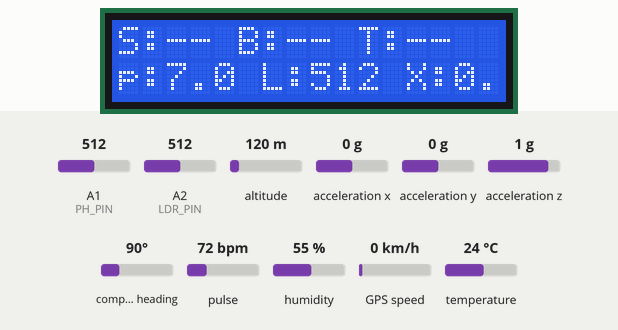
Recording of a sketch running on a simulated Arduino Mega 2560, built for the host (arithmetic inside an expression is 32-bit, double 64-bit). Parts: 16×2 character LCD. The inputs (shaded band) are chosen by the test bench; at power-on: pulse 72 bpm, A1 (PH_PIN) = 512, A2 (LDR_PIN) = 512, acceleration x 0 g, temperature 24 °C, altitude 120 m, acceleration y 0 g, acceleration z 1 g, compass heading 90°, humidity 55 %, GPS speed 0 km/h. EEPROM starts erased; the GPS gets a fix after 3 s at 37.7749, -122.4194 with 8 satellites; what the sketch prints to the serial monitor is not drawn.

Above: at 2.1 s.
2.2 s: pulse set to 42 bpm
At 6.6 s:
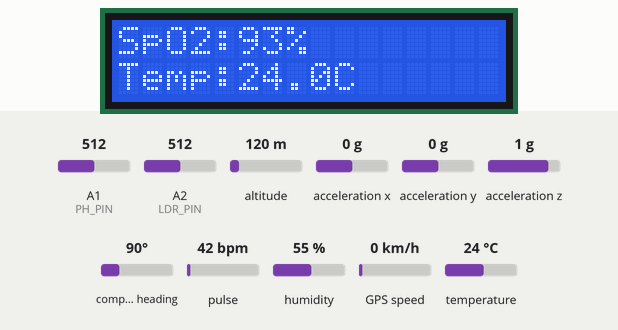
8.7 s: A1 (PH_PIN) set to 50
At 12.0 s:
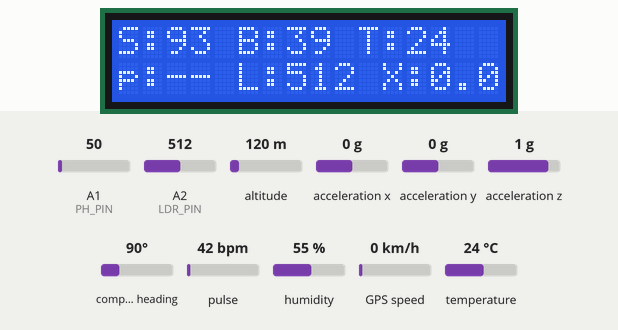
13.8 s: A2 (LDR_PIN) set to 30
At 15.0 s:
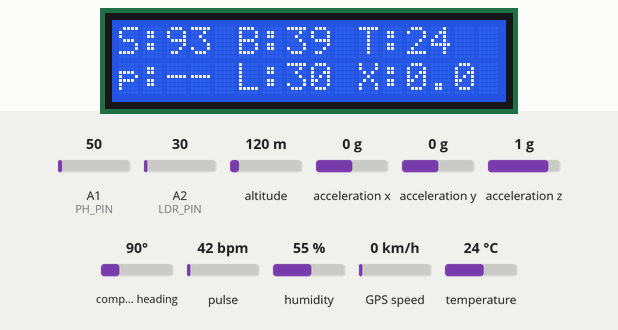
16.9 s: acceleration x set to -1.4 g
At 21.3 s:
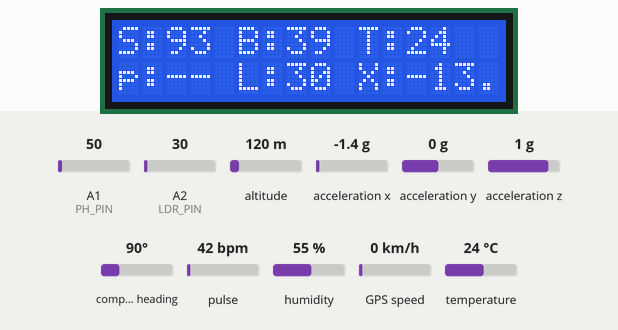
23.1 s: temperature set to 12 °C
At 25.8 s:
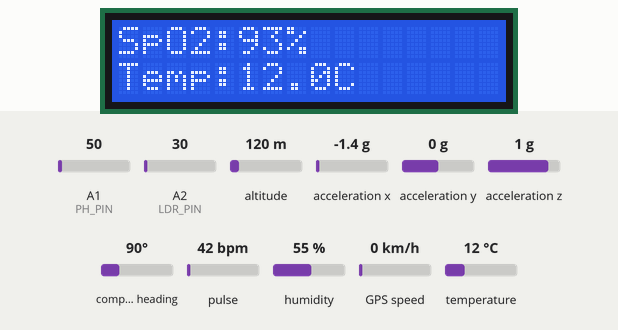
27.7 s: temperature set to 0 °C
At 30.5 s:
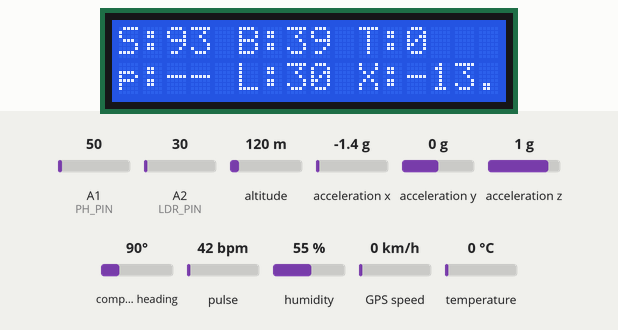
Timing chart, 0 to 32.0 s (numbered marks = the images above; inputs shaded):
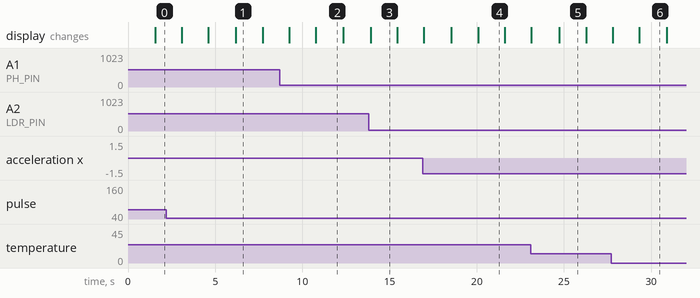

The sketch:

arduino.ino
```cpp
#include "config.h"
#include <DHT.h>
#include <Wire.h>
#include "filters.h"
#include <MAX30105.h>
#include <TinyGPS++.h>
#include <LiquidCrystal.h>
#include <SoftwareSerial.h>
#include <Adafruit_Sensor.h>
#include <Adafruit_ADXL345_U.h>
#include <EEPROM.h>
// DIAGNOSTIC BUILD — MAX30102 I2C scan + raw IR/RED output enabled
#define DEBUG_MAX30102 1 // Set to 1 to enable MAX30102 debug output

//---------------- GPS + GSM (Using Mega Hardware Serials) ----------------

#define GPS_SERIAL Serial1 // Pins 19 (RX1), 18 (TX1)
#define GSM_SERIAL Serial2 // Pins 17 (RX2), 16 (TX2)
TinyGPSPlus gps;

String LAT = "0.000000";
String LON = "0.000000";
unsigned long last_sms_time = 0;
const unsigned long SMS_COOLDOWN = 60000; // 60 seconds cooldown

// ---------- pH Analog Sensor ----------
#define PH_PIN A1
#define EEPROM_PH_ADDR 0

struct PHCalibration {
  float voltage4;
  float voltage7;
  int magic; // 0x5048 (PH)
};

PHCalibration ph_calibration;
MovingAverageFilter<10> averager_ph;

int ph_raw = 0;
float ph_voltage = 0.0;
float ph_value = 0.0;
bool ph_valid = false;

// ---------- LDR ----------
#define LDR_PIN A2
int ldrValue = 0;
bool ldr_valid = false;

// ---------- DHT11 ----------
#define DHTPIN 42
#define DHTTYPE DHT11

DHT dht(DHTPIN, DHTTYPE);

float temperature = NAN;
float humidity = NAN;
bool dht_valid = false;
float dht_sensor_quality = 1.0;
unsigned long dht_last_successful_read = 0;
int dht_consecutive_failures = 0;

// ---------- MAX30102 ----------
MAX30105 particleSensor;
const float kSamplingFrequency = 400.0;
bool max_valid = false;

// Finger Detection Threshold and Cooldown
// Raised from 5000; lower to 3000 if still no contact detected
const unsigned long kFingerThreshold = 10000;
const unsigned int kFingerCooldownMs = 100;

// Edge Detection Threshold
const float kEdgeThreshold = -800.0;

// Filters
const float kLowPassCutoff = 5.0;
const float kHighPassCutoff = 0.5;

// Averaging
const int kAveragingSamples = 5;

// ---------- ADXL345 ----------
Adafruit_ADXL345_Unified accel = Adafruit_ADXL345_Unified(12345);
bool adxl_valid = false;
float xValue = 0;
float yValue = 0;
float zValue = 0;

// ---------- LCD ----------
// RS, EN, D4, D5, D6, D7
LiquidCrystal lcd(30, 32, 34, 36, 38, 40);
bool lcd_showing_waiting = false;

int displayBPM = 0;
int displaySpO2 = 0;
float displayBPMQuality = 0.0;
float displaySpO2Quality = 0.0;
bool displayBPMValid = false;
bool displaySpO2Valid = false;
String displayState = "NO_SENSOR";

unsigned long last_data_sent = 0;

// Filter Instances

LowPassFilter low_pass_filter_red(kLowPassCutoff, kSamplingFrequency);
LowPassFilter low_pass_filter_ir(kLowPassCutoff, kSamplingFrequency);
HighPassFilter high_pass_filter(kHighPassCutoff, kSamplingFrequency);
Differentiator differentiator(kSamplingFrequency);
MovingAverageFilter<kAveragingSamples> averager_bpm;
MovingAverageFilter<kAveragingSamples> averager_r;
MovingAverageFilter<kAveragingSamples> averager_spo2;

MinMaxAvgStatistic stat_red;
MinMaxAvgStatistic stat_ir;

float kSpO2_A = 1.5958422;
float kSpO2_B = -34.6596622;
float kSpO2_C = 112.6898759;

long last_heartbeat = 0;
long finger_timestamp = 0;
bool finger_detected = false;

float last_diff = NAN;
bool crossed = false;
long crossed_time = 0;

void i2c_scan() {
  Serial.println("[I2C] Scanning...");
  int count = 0;
  for (byte addr = 1; addr < 127; addr++) {
    Wire.beginTransmission(addr);
    if (Wire.endTransmission() == 0) {
      Serial.print("[I2C] Found device at 0x");
      if (addr < 16) Serial.print("0");
      Serial.println(addr, HEX);
      count++;
    }
  }
  if (count == 0) {
    Serial.println("[I2C] No devices found — check SDA/SCL wiring");
  }
  Wire.beginTransmission(0x57);
  bool has_max = (Wire.endTransmission() == 0);
  if (has_max) {
    Serial.println("[MAX30102] Device detected: YES at 0x57");
  } else {
    Serial.println("[MAX30102] Device detected: NO");
    Serial.println("[MAX30102] Arduino Mega I2C: SDA=Pin20, SCL=Pin21");
    Serial.println("[MAX30102] Check VCC(3.3V/5V), GND, SDA, SCL connections");
  }
}

void setup() {
  Serial.begin(9600);
  GPS_SERIAL.begin(9600);
  GSM_SERIAL.begin(9600);

  lcd.begin(16, 2);
  lcd.clear();
  lcd.setCursor(0, 0);
  lcd.print("SMART CATTLE");
  lcd.setCursor(0, 1);
  lcd.print("WAITING DATA...");
  lcd_showing_waiting = true;

  Wire.begin();
  Serial.println("[MAX30102] Initializing...");
  i2c_scan();

  if (!particleSensor.begin(Wire, I2C_SPEED_FAST)) {
    max_valid = false;
    Serial.println("[MAX30102] FAILED TO INITIALIZE — HR/SpO2 will be null");
    Serial.println("[MAX30102] Fix wiring, then re-upload");
  } else {
    byte ledBrightness = 60;
    byte sampleAverage = 4;
    byte ledMode = 2;       // 2 = Red + IR
    int sampleRate = 400;
    int pulseWidth = 411;
    int adcRange = 16384;
    particleSensor.setup(ledBrightness, sampleAverage, ledMode, sampleRate, pulseWidth, adcRange);
    particleSensor.setPulseAmplitudeRed(0x1F);
    particleSensor.setPulseAmplitudeIR(0x1F);
    max_valid = true;
    Serial.println("[MAX30102] INITIALIZED OK");
    Serial.print("[MAX30102 CONFIG] LED="); Serial.print(ledBrightness);
    Serial.print(" Rate="); Serial.print(sampleRate);
    Serial.print(" PW="); Serial.print(pulseWidth);
    Serial.print(" ADC="); Serial.println(adcRange);
  }

  if (accel.begin()) {
    adxl_valid = true;
    accel.setRange(ADXL345_RANGE_2_G);
    Serial.println("[ADXL345] Initialized");
  } else {
    adxl_valid = false;
    Serial.println("[ADXL345] Not found");
  }

  dht.begin();
  Serial.println("[DHT11] Initialized");
  Serial.println("[LDR] Initialized");
  EEPROM.get(EEPROM_PH_ADDR, ph_calibration);
  if (ph_calibration.magic != 0x5048) {
    ph_calibration.voltage4 = 3.0;
    ph_calibration.voltage7 = 2.5;
    ph_calibration.magic = 0x5048;
    EEPROM.put(EEPROM_PH_ADDR, ph_calibration);
    Serial.println("[pH] Loaded default calibration");
  } else {
    Serial.println("[pH] Loaded calibration from EEPROM");
  }
  averager_ph.reset();
  Serial.println("[pH] Initialized");
  Serial.println("[GPS] Initialized");
  Serial.println("[GSM] Initialized");
}

void loop() {
  // ---------- ADXL345 Read ----------
  if (adxl_valid) {
    sensors_event_t event;
    accel.getEvent(&event);
    xValue = event.acceleration.x;
    yValue = event.acceleration.y;
    zValue = event.acceleration.z;
  }

  // ---------- DHT11 Read ----------
  static unsigned long lastDhtRead = 0;
  if (millis() - lastDhtRead >= 2000) {
    float temp = dht.readTemperature();
    float hum = dht.readHumidity();

    if (isnan(temp) || isnan(hum)) {
      dht_valid = false;
      dht_consecutive_failures++;
      dht_sensor_quality = 0.0;
      temperature = NAN;
      humidity = NAN;
    } else {
      if (temp >= -20.0 && temp <= 60.0 && hum >= 0.0 && hum <= 100.0) {
        dht_valid = true;
        dht_consecutive_failures = 0;
        dht_sensor_quality = 1.0;
        dht_last_successful_read = millis();
        temperature = temp;
        humidity = hum;
      } else {
        dht_valid = false;
        dht_consecutive_failures++;
        dht_sensor_quality = 0.5; // Out of bounds but responding
        temperature = NAN;
        humidity = NAN;
      }
    }
    lastDhtRead = millis();
  }

  // ---------- LDR Read ----------
  ldrValue = analogRead(LDR_PIN);
  ldr_valid = true; // LDR is analog, usually valid

  // ---------- GPS Read ----------
  smartDelay(50);
  if (gps.location.isValid()) {
    LAT = String(gps.location.lat(), 6);
    LON = String(gps.location.lng(), 6);
  }

  // ---------- pH Read ----------
  ph_raw = analogRead(PH_PIN);
  float raw_voltage = ph_raw * (5.0 / 1023.0);

  // Smoothing/Filtering
  ph_voltage = averager_ph.process(raw_voltage);

  // Detect disconnected sensor (e.g., < 0.1V or > 4.9V)
  if (ph_voltage < 0.1 || ph_voltage > 4.9) {
    ph_valid = false;
    ph_value = NAN;
  } else {
    // 2-point calibration formula
    float diff = ph_calibration.voltage7 - ph_calibration.voltage4;
    if (abs(diff) < 0.01) diff = -0.5; // Failsafe against division by zero
    float slope = (7.0 - 4.0) / diff;
    float intercept = 7.0 - slope * ph_calibration.voltage7;
    ph_value = slope * ph_voltage + intercept;

    // Validate range
    if (ph_value >= 0.0 && ph_value <= 14.0) {
      ph_valid = true;
    } else {
      ph_valid = false;
    }
  }


  // ---------- MAX30102 Read ----------
  static unsigned long last_raw_print = 0;
  if (max_valid) {
    particleSensor.check();
    float current_value_red = particleSensor.getRed();
    float current_value_ir  = particleSensor.getIR();

    // 4. Contact/finger/probe detection
    bool has_contact = (current_value_ir > kFingerThreshold && current_value_red > kFingerThreshold);

    if (!has_contact) {
        displayState = "NO_CONTACT";
    } else if (displayState == "NO_SENSOR" || displayState == "NO_CONTACT") {
        displayState = "PROCESSING";
    }

#if DEBUG_MAX30102
    if (millis() - last_raw_print >= 2000) {
      last_raw_print = millis();
      Serial.print("[MAX30102] IR=");
      Serial.print((long)current_value_ir);
      Serial.print(" RED=");
      Serial.println((long)current_value_red);
      Serial.print("[MAX30102 CONTACT] Contact=");
      Serial.println(has_contact ? "YES" : "NO (place sensor on skin/vein)");
    }
#endif

    if (has_contact) {
      if (millis() - finger_timestamp > kFingerCooldownMs) {
        finger_detected = true;
      }
    } else {
      differentiator.reset();
      averager_bpm.reset();
      averager_r.reset();
      averager_spo2.reset();
      low_pass_filter_red.reset();
      low_pass_filter_ir.reset();
      high_pass_filter.reset();
      stat_red.reset();
      stat_ir.reset();
      finger_detected = false;
      finger_timestamp = millis();
      displayBPM = 0;
      displaySpO2 = 0;
      displayBPMValid = false;
      displaySpO2Valid = false;
      displayBPMQuality = 0.0;
      displaySpO2Quality = 0.0;
    }

    if (finger_detected) {
      // 5. Noise filtering
      current_value_red = low_pass_filter_red.process(current_value_red);
      current_value_ir  = low_pass_filter_ir.process(current_value_ir);
      stat_red.process(current_value_red);
      stat_ir.process(current_value_ir);

      float current_value = high_pass_filter.process(current_value_red);
      float current_diff  = differentiator.process(current_value);

      if (!isnan(current_diff) && !isnan(last_diff)) {
        if (last_diff > 0 && current_diff < 0) {
          crossed = true;
          crossed_time = millis();
        }
        if (current_diff > 0) {
          crossed = false;
        }
        // 6. Beat detection
        if (crossed && current_diff < kEdgeThreshold) {
          if (last_heartbeat != 0 && crossed_time - last_heartbeat > 100) {
            // 7. BPM calculation
            int bpm = 60000 / (crossed_time - last_heartbeat);

            // 2. IR signal quality & 3. RED signal quality
            float red_ac = stat_red.maximum() - stat_red.minimum();
            float red_dc = stat_red.average();
            float ir_ac  = stat_ir.maximum()  - stat_ir.minimum();
            float ir_dc  = stat_ir.average();

            // Avoid division by zero
            if (red_dc > 0.1 && ir_dc > 0.1) {
              float rred = red_ac / red_dc;
              float rir  = ir_ac  / ir_dc;
              float r    = rred / rir;

              // 8. SpO₂ calculation
              float spo2 = kSpO2_A * r * r + kSpO2_B * r + kSpO2_C;

              if (spo2 > 100) spo2 = 100;
              if (spo2 < 0)   spo2 = 0;

              // 11. Signal quality score
              // Calculate basic signal quality based on AC amplitude (should be prominent but not clipped)
              float quality = 1.0;
              if (red_ac < 100 || ir_ac < 100) quality -= 0.5; // noisy/weak signal
              if (red_ac > 30000 || ir_ac > 30000) quality -= 0.5; // clipping
              if (quality < 0.0) quality = 0.0;

              // 9. BPM validity & 10. SpO₂ validity
              bool is_bpm_valid = (bpm > 20 && bpm < 300) && (quality > 0.3);
              bool is_spo2_valid = (spo2 > 50 && spo2 <= 100) && (quality > 0.3);

              if (is_bpm_valid && is_spo2_valid) {
                displayState = "VALID";
                displayBPM  = bpm;
                displaySpO2 = (int)spo2;
                displayBPMValid = true;
                displaySpO2Valid = true;
                displayBPMQuality = quality;
                displaySpO2Quality = quality;

#if DEBUG_MAX30102
                Serial.print("[HR] Valid pulse BPM=");
                Serial.print(displayBPM);
                Serial.print(" Q=");
                Serial.println(quality);
                Serial.print("[SpO2] Valid SpO2=");
                Serial.print(displaySpO2);
                Serial.print("% Q=");
                Serial.println(quality);
#endif
              } else {
                if (red_ac < 100 || ir_ac < 100) {
                  displayState = "LOW_SIGNAL";
                } else {
                  displayState = "UNSTABLE";
                }
                displayBPMValid = false;
                displaySpO2Valid = false;
                displayBPMQuality = quality;
                displaySpO2Quality = quality;
#if DEBUG_MAX30102
                Serial.println("[MAX30102] Signal invalid or noisy, values set to null");
#endif
              }
            }
          }
          stat_red.reset();
          stat_ir.reset();
        }
        crossed = false;
        last_heartbeat = crossed_time;
      }
      last_diff = current_diff;
    }
  }

  // ---------- Send Data Every 1.5 Seconds ----------
  if (millis() - last_data_sent > 1500) {
    last_data_sent = millis();

    // 1. Update LCD
    static bool show_page_1 = true;
    lcd_showing_waiting = false;
    lcd.clear();
    lcd.setCursor(0, 0);

    if (show_page_1) {
      lcd.print("S:");
      if (max_valid && finger_detected && displaySpO2 > 0) lcd.print(displaySpO2);
      else lcd.print("--");

      lcd.print(" B:");
      if (max_valid && finger_detected && displayBPM > 0) lcd.print(displayBPM);
      else lcd.print("--");

      lcd.print(" T:");
      if (dht_valid) lcd.print((int)temperature);
      else lcd.print("--");

      lcd.setCursor(0, 1);
      lcd.print("p:");
      if (ph_valid) lcd.print(ph_value, 1);
      else lcd.print("--");

      lcd.print(" L:");
      if (ldr_valid) {
        int dispLdr = ldrValue > 999 ? 999 : ldrValue;
        lcd.print(dispLdr);
      }
      else lcd.print("--");

      lcd.print(" X:");
      if (adxl_valid) lcd.print(xValue, 1);
      else lcd.print("--");
    } else {
      lcd.print("SpO2:");
      if (max_valid && finger_detected && displaySpO2 > 0) lcd.print(displaySpO2);
      else lcd.print("--");
      lcd.print("%");

      lcd.setCursor(0, 1);
      lcd.print("Temp:");
      if (dht_valid) lcd.print(temperature, 1);
      else lcd.print("--");
      lcd.print("C");
    }
    show_page_1 = !show_page_1;

    // 2. Build JSON
    static unsigned long sequence_counter = 0;
    sequence_counter++;

    String json = "{";
    json += "\"protocol_version\":1,";
    json += "\"device_id\":\"SC-001\",";
    json += "\"sequence\":" + String(sequence_counter) + ",";
    json += "\"timestamp\":" + String(millis()) + ",";

    // MAX30102 — null when no valid reading, never fake
    bool hr_ok   = max_valid && finger_detected && displayBPMValid;
    bool spo2_ok = max_valid && finger_detected && displaySpO2Valid;

    if (!max_valid) displayState = "NO_SENSOR";
    json += "\"max_state\":\"" + displayState + "\",";

    json += spo2_ok ? ("\"spo2\":" + String(displaySpO2) + ",") : "\"spo2\":null,";
    json += "\"spo2_valid\":" + String(spo2_ok ? "true" : "false") + ",";
    json += "\"spo2_quality\":" + String(displaySpO2Quality, 2) + ",";

    json += hr_ok   ? ("\"bpm\":"  + String(displayBPM)  + ",") : "\"bpm\":null,";
    json += "\"bpm_valid\":" + String(hr_ok ? "true" : "false") + ",";
    json += "\"bpm_quality\":" + String(displayBPMQuality, 2) + ",";


    // DHT11
    if (dht_valid) {
      json += "\"temperature\":" + String(temperature, 1) + ",";
      json += "\"temperature_valid\":true,";
      json += "\"humidity\":" + String(humidity, 1) + ",";
      json += "\"humidity_valid\":true,";
    } else {
      json += "\"temperature\":null,";
      json += "\"temperature_valid\":false,";
      json += "\"humidity\":null,";
      json += "\"humidity_valid\":false,";
    }
    json += "\"sensor_quality\":" + String(dht_sensor_quality, 2) + ",";
    json += "\"last_successful_read\":" + String(dht_last_successful_read) + ",";

    // ADXL345
    if (adxl_valid) {
      json += "\"mems_x\":" + String(xValue, 1) + ",";
      json += "\"mems_y\":" + String(yValue, 1) + ",";
      json += "\"mems_z\":" + String(zValue, 1) + ",";
      json += "\"mems_valid\":true,";
    } else {
      json += "\"mems_x\":null,";
      json += "\"mems_y\":null,";
      json += "\"mems_z\":null,";
      json += "\"mems_valid\":false,";
    }

    // pH
    if (ph_valid) {
      json += "\"ph\":" + String(ph_value, 2) + ",";
      json += "\"ph_valid\":true,";
    } else {
      json += "\"ph\":null,";
      json += "\"ph_valid\":false,";
    }

    // LDR
    if (ldr_valid) {
      json += "\"ldr\":" + String(ldrValue) + ",";
      json += "\"ldr_valid\":true,";
    } else {
      json += "\"ldr\":null,";
      json += "\"ldr_valid\":false,";
    }

    // GPS
    json += "\"gps_valid\":" + String(gps.location.isValid() ? "true" : "false") + ",";
    json += "\"gps_lat\":" + LAT + ",";
    json += "\"gps_lon\":" + LON + ",";
    json += "\"gps_satellites\":" + String(gps.satellites.isValid() ? gps.satellites.value() : 0);

    json += "}";
    Serial.println(json);
  }

  // ---------- RECEIVE ML RESULT OR COMMANDS FROM PYTHON ----------
  if (Serial.available()) {
    String data = Serial.readStringUntil('\n');
    data.trim();

    if (data.startsWith("CAL_PH:")) {
      int commaIdx = data.indexOf(',');
      if (commaIdx != -1) {
        float v4 = data.substring(7, commaIdx).toFloat();
        float v7 = data.substring(commaIdx + 1).toFloat();
        if (v4 > 0 && v7 > 0 && v4 != v7) {
          ph_calibration.voltage4 = v4;
          ph_calibration.voltage7 = v7;
          ph_calibration.magic = 0x5048;
          EEPROM.put(EEPROM_PH_ADDR, ph_calibration);
          Serial.println("[pH] Calibration updated and saved to EEPROM");
        } else {
          Serial.println("[pH] Calibration failed: invalid voltages");
        }
      }
    } else if (data.indexOf("a") != -1 && data.indexOf("b") != -1) {
      int spo2Alert = data.substring(data.indexOf("a") + 1, data.indexOf("b")).toInt();
      int bpmAlert = data.substring(data.indexOf("b") + 1, data.indexOf("c")).toInt();
      int tempAlert = data.substring(data.indexOf("c") + 1, data.indexOf("d")).toInt();
      int memsAlert = data.substring(data.indexOf("d") + 1, data.indexOf("e")).toInt();
      int phAlert = data.substring(data.indexOf("e") + 1, data.indexOf("f")).toInt();
      int ldrAlert = data.substring(data.indexOf("f") + 1, data.indexOf("g")).toInt();

      if (spo2Alert == 0) {
        lcd.clear(); lcd.print("SpO2 Abnormal"); sendSMS("SpO2 Abnormal"); delay(2000);
      } else if (bpmAlert == 0) {
        lcd.clear(); lcd.print("BPM Abnormal"); sendSMS("BPM Abnormal"); delay(2000);
      } else if (tempAlert == 0) {
        lcd.clear(); lcd.print("Temp Abnormal"); sendSMS("Temp Abnormal"); delay(2000);
      } else if (memsAlert == 0) {
        lcd.clear(); lcd.print("Fall Detected"); sendSMS("Fall Detected"); delay(2000);
      } else if (phAlert == 0) {
        lcd.clear(); lcd.print("pH Abnormal"); sendSMS("ph Abnormal"); delay(2000);
      } else if (ldrAlert == 0) {
        lcd.clear(); lcd.print("Milk Adultration"); sendSMS("Milk mixed water"); delay(2000);
      }
    }
  }
}

static void smartDelay(unsigned long ms) {
  unsigned long start = millis();
  do {
    while (GPS_SERIAL.available())
      gps.encode(GPS_SERIAL.read());
  } while (millis() - start < ms);
}

void sendSMS(String msg) {
  if (millis() - last_sms_time < SMS_COOLDOWN && last_sms_time != 0) {
    Serial.println("{\"event\":\"sms_delivery\",\"status\":\"cooldown\",\"message\":\"Skipped due to cooldown\"}");
    return;
  }

  GSM_SERIAL.println("AT"); delay(1000);
  GSM_SERIAL.println("AT+CMGF=1"); delay(500);
  GSM_SERIAL.print("AT+CMGS=\"");
  GSM_SERIAL.print(SMS_PHONE_NUMBER);
  GSM_SERIAL.println("\""); delay(500);

  GSM_SERIAL.print("ALERT: ");
  GSM_SERIAL.println(msg);
  GSM_SERIAL.print("CATTLE ID: ");
  GSM_SERIAL.println(CATTLE_ID);

  if (gps.location.isValid()) {
    GSM_SERIAL.println("Location: https://maps.google.com/?q=" + LAT + "," + LON);
  } else {
    GSM_SERIAL.println("Location: GPS signal lost.");
  }

  GSM_SERIAL.write(26); delay(5000);

  last_sms_time = millis();

  // Record SMS delivery attempt
  Serial.print("{\"event\":\"sms_delivery\",\"status\":\"attempted\",\"message\":\"");
  Serial.print(msg);
  Serial.println("\"}");
}
```

Source omitted: filters.h (4980 bytes), config.h (242 bytes)

Measured:
- after the input at 8.7 s, the display: first differs from a run without the input after 2.1 s (image 2)
- after the input at 13.8 s, the display: changes after 0.12 s (image 3)
- after the input at 16.9 s, the display: first differs from a run without the input after 3.2 s (image 4)
- after the input at 27.7 s, the display: first differs from a run without the input after 1.6 s (image 6)
- what the display in image 1 shows lasts 1.5 s, from 6.2 s to 7.7 s
- what the display in image 3 shows lasts 1.5 s, from 13.9 s to 15.4 s
